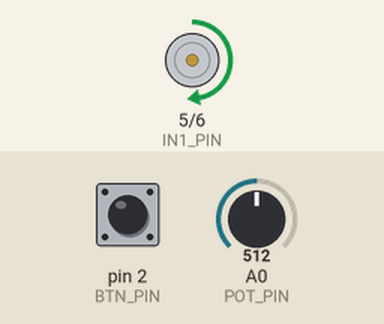
Bench run of a sketch on a simulated Arduino Uno, built with avr-gcc and run on an emulated ATmega328P. Shown: motor-driver pin pairs drawn as motors (green arrow = first pin HIGH = forward, orange = second pin HIGH = backward, longer = more drive, scaled by the enable pin). The test bench sets the inputs (shaded band); at power-on: pin 2 (BTN_PIN) HIGH, A0 (POT_PIN) = 512. What the sketch prints to the serial monitor is not drawn.

Above: at 1.2 s.
1.3 s: pin 2 (BTN_PIN) pulled LOW for 0.15 s
At 2.9 s:
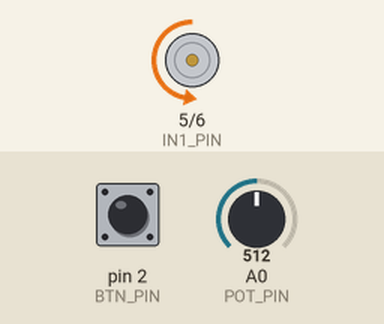
3.9 s: A0 (POT_PIN) set to 15
At 5.6 s:
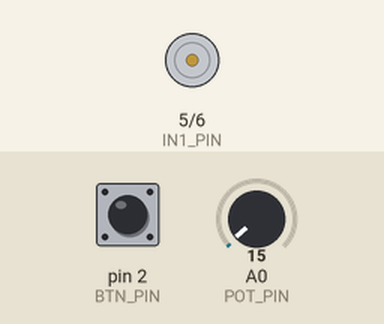
6.2 s: A0 (POT_PIN) set to 1023
At 8.9 s:
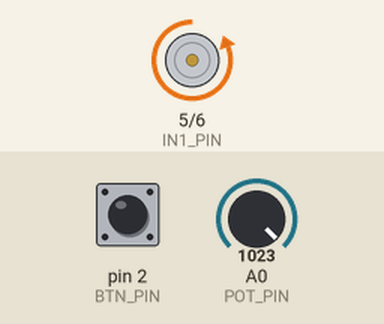
9.2 s: pin 2 (BTN_PIN) pulled LOW for 1 s
12.6 s: A0 (POT_PIN) set to 716
At 13.6 s:
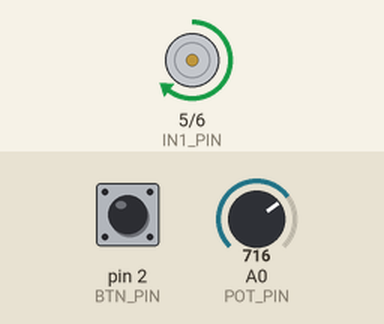
Timing chart, 0 to 15.6 s (numbered marks = the images above; inputs shaded):
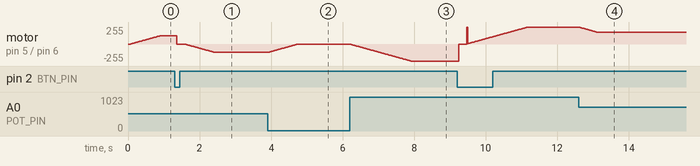

Measured:
- after the input at 1.3 s, motor on pin 5 (IN1_PIN) / pin 6 (IN2_PIN): moves from forward 127/255 to backward 127/255 over 1.1 s, starting after 0.06 s
- after the input at 3.9 s, motor on pin 5 (IN1_PIN) / pin 6 (IN2_PIN): moves from backward 127/255 to stopped over 0.85 s, starting at once
- after the input at 6.2 s, motor on pin 5 (IN1_PIN) / pin 6 (IN2_PIN): moves from stopped to backward 255/255 over 1.7 s, starting at once
- after the input at 12.6 s, motor on pin 5 (IN1_PIN) / pin 6 (IN2_PIN): moves from forward 255/255 to forward 178/255 over 0.51 s, starting at once

The sketch:

guide.ino
```cpp
/*
 * ============================================================
 * Experiment 08 — DC Motor Speed and Direction Control
 * FILE: guide.ino  (Step-by-step commented guide — NO real logic)
 * ============================================================
 */


// ─────────────────────────────────────────────────────────────
// STEP 1: Define L298N Driver Pins
// ─────────────────────────────────────────────────────────────
// The L298N has 3 control pins for ONE motor channel:
//   IN1 — direction bit 1 (digital)
//   IN2 — direction bit 2 (digital)
//   ENA — enable / speed via PWM (must be a ~ PWM pin!)
//
// YOUR TASK:
//   const int IN1_PIN = 5;   // Direction
//   const int IN2_PIN = 6;   // Direction
//   const int ENA_PIN = 9;   // PWM speed (pin 9 is PWM-capable)
//
// Also define:
//   const int POT_PIN = A0;   // Potentiometer wiper for speed
//   const int BTN_PIN = 2;    // Direction toggle button


// ─────────────────────────────────────────────────────────────
// STEP 2: Declare Direction and State Variables
// ─────────────────────────────────────────────────────────────
// You need variables to TRACK current state between loops:
//
//   bool motorForward = true;   // true = CW, false = CCW
//   bool lastBtnState = HIGH;   // Tracks previous button state
//                               // HIGH because INPUT_PULLUP
//
// Why track lastBtnState?
// → To detect the EDGE (HIGH→LOW transition = button press)
// → This prevents one press from registering as many presses


// ─────────────────────────────────────────────────────────────
// STEP 3: setup() Function
// ─────────────────────────────────────────────────────────────
// void setup() {
//
//   Task A: Set motor driver pins as OUTPUT
//   → pinMode(IN1_PIN, OUTPUT);
//   → pinMode(IN2_PIN, OUTPUT);
//   → pinMode(ENA_PIN, OUTPUT);
//
//   Task B: Set button as INPUT_PULLUP
//   → pinMode(BTN_PIN, INPUT_PULLUP);
//   → INPUT_PULLUP enables Arduino's internal pull-up resistor
//   → Pin reads HIGH normally, LOW when button pressed
//   → No external resistor needed!
//
//   Task C: Motor starts STOPPED
//   → analogWrite(ENA_PIN, 0);
//
//   Task D: Serial begin and print header
//   → "DC Motor Control Ready"
//   → "Potentiometer: A0 | Button: Pin 2"
//   → "Turn POT for speed, press button for direction"
//
// }


// ─────────────────────────────────────────────────────────────
// STEP 4: Create setDirection() Function
// ─────────────────────────────────────────────────────────────
// This function sets IN1 and IN2 based on direction flag.
//
// void setDirection(bool forward) {
//   if (forward) {
//     → digitalWrite(IN1_PIN, HIGH);
//     → digitalWrite(IN2_PIN, LOW);
//     // L298N truth table: IN1=H, IN2=L → Motor rotates CW
//   } else {
//     → digitalWrite(IN1_PIN, LOW);
//     → digitalWrite(IN2_PIN, HIGH);
//     // IN1=L, IN2=H → Motor rotates CCW
//   }
// }


// ─────────────────────────────────────────────────────────────
// STEP 5: Create setSpeed() Function
// ─────────────────────────────────────────────────────────────
// Speed is controlled by PWM on the ENA pin.
// analogWrite() takes values 0–255.
// 0 = stopped, 255 = full speed.
//
// void setSpeed(int pwmValue) {
//   → analogWrite(ENA_PIN, pwmValue);
//   → int percent = map(pwmValue, 0, 255, 0, 100);
//   → Serial.print("Speed: "); Serial.print(percent); Serial.println("%");
// }
//
// THINK ABOUT: What does map() do here?
// map(value, fromLow, fromHigh, toLow, toHigh)
// Converts 0–255 to 0–100 for human-readable display.


// ─────────────────────────────────────────────────────────────
// STEP 6: Button Debounce Logic
// ─────────────────────────────────────────────────────────────
// A button press must be detected ONCE, not 10–20 times from bounce.
//
// void checkButton() {
//   bool currentState = digitalRead(BTN_PIN);
//
//   // Detect FALLING EDGE (HIGH → LOW means button just pressed)
//   if (lastBtnState == HIGH && currentState == LOW) {
//     → delay(50);  ← debounce: wait 50ms for contacts to settle
//     → re-read the button: if still LOW, it's a real press
//     →   motorForward = !motorForward;  ← FLIP direction
//     →   setDirection(motorForward);
//     →   Print: "Direction: FORWARD" or "REVERSE"
//   }
//
//   lastBtnState = currentState; ← update for next iteration
// }


// ─────────────────────────────────────────────────────────────
// STEP 7: loop() Function
// ─────────────────────────────────────────────────────────────
// void loop() {
//
//   Task A: Read potentiometer
//   → int potVal = analogRead(POT_PIN);  ← 0 to 1023
//   → int pwm = map(potVal, 0, 1023, 0, 255);  ← scale to PWM
//
//   Task B: Apply speed
//   → setSpeed(pwm);
//
//   Task C: Apply current direction
//   → setDirection(motorForward);
//
//   Task D: Check button for direction change
//   → checkButton();
//
//   Task E: Print status
//   → Serial.print("Dir: "); Serial.print(motorForward ? "FWD" : "REV");
//   → Serial.print(" | PWM: "); Serial.println(pwm);
//
//   Task F: Small delay
//   → delay(50);
//
// }


// ─────────────────────────────────────────────────────────────
// CHALLENGE: Soft Start (Speed Ramping)
// ─────────────────────────────────────────────────────────────
// Sudden full-speed start stresses the motor and causes spikes.
// Ramp from 0 to target speed gradually.
//
// void rampTo(int targetPWM) {
//   static int currentPWM = 0;
//   if (currentPWM < targetPWM) currentPWM++;
//   else if (currentPWM > targetPWM) currentPWM--;
//   analogWrite(ENA_PIN, currentPWM);
// }
//
// Call rampTo(pwm) in loop() instead of setSpeed(pwm)
// The motor will smoothly accelerate and decelerate!
```

program.ino
```cpp
/*
 * ============================================================
 * Experiment 08 — DC Motor Speed and Direction Control
 * FILE: program.ino  (Complete working implementation)
 * ============================================================
 * Circuit:
 *   L298N IN1 → Pin 5 | IN2 → Pin 6 | ENA → Pin 9 (PWM)
 *   Potentiometer wiper → A0
 *   Direction button    → Pin 2 (INPUT_PULLUP)
 *   Motor to OUT1/OUT2 of L298N
 *   External 9–12V → L298N 12V & GND (link GND to Arduino GND!)
 * ============================================================
 */

// ── Pin Constants ─────────────────────────────────────────
const int IN1_PIN = 5;
const int IN2_PIN = 6;
const int ENA_PIN = 9;   // Must be PWM-capable!
const int POT_PIN = A0;
const int BTN_PIN = 2;

// ── State Variables ───────────────────────────────────────
bool motorForward  = true;
bool lastBtnState  = HIGH;
int  currentPWM    = 0;    // For soft-start ramping

// ── Apply motor direction ─────────────────────────────────
void setDirection(bool forward) {
  if (forward) {
    digitalWrite(IN1_PIN, HIGH);
    digitalWrite(IN2_PIN, LOW);
  } else {
    digitalWrite(IN1_PIN, LOW);
    digitalWrite(IN2_PIN, HIGH);
  }
}

// ── Soft ramp to target PWM ───────────────────────────────
void rampTo(int target) {
  if (currentPWM < target) currentPWM = min(currentPWM + 3, target);
  else if (currentPWM > target) currentPWM = max(currentPWM - 3, target);
  analogWrite(ENA_PIN, currentPWM);
}

// ── Brake motor (short both terminals) ───────────────────
void brakeMotor() {
  digitalWrite(IN1_PIN, HIGH);
  digitalWrite(IN2_PIN, HIGH);
  analogWrite(ENA_PIN, 0);
  currentPWM = 0;
}

// ── Button debounce + direction toggle ────────────────────
void checkButton() {
  bool btnNow = digitalRead(BTN_PIN);
  if (lastBtnState == HIGH && btnNow == LOW) {
    delay(50); // debounce wait
    if (digitalRead(BTN_PIN) == LOW) {
      // Brief brake to protect motor during direction switch
      brakeMotor();
      delay(200);

      motorForward = !motorForward;
      setDirection(motorForward);
      Serial.print(F("Direction changed → "));
      Serial.println(motorForward ? F("FORWARD (CW)") : F("REVERSE (CCW)"));
    }
  }
  lastBtnState = btnNow;
}

// ── setup ─────────────────────────────────────────────────
void setup() {
  Serial.begin(9600);
  pinMode(IN1_PIN, OUTPUT);
  pinMode(IN2_PIN, OUTPUT);
  pinMode(ENA_PIN, OUTPUT);
  pinMode(BTN_PIN, INPUT_PULLUP);

  brakeMotor();
  setDirection(true);

  Serial.println(F("=== DC Motor Speed & Direction Control ==="));
  Serial.println(F("Pot (A0) → Speed | Button (Pin 2) → Toggle Direction"));
  Serial.println(F("PWM soft-start ramping enabled."));
  Serial.println();
}

// ── loop ──────────────────────────────────────────────────
void loop() {
  // ── Read potentiometer ────────────────────────────────────
  int potVal  = analogRead(POT_PIN);           // 0–1023
  int target  = map(potVal, 0, 1023, 0, 255);  // Scale to PWM

  // ── Dead-band: ignore very low speeds (< 10%) ─────────────
  if (target < 25) target = 0; // Below 10% → stop motor cleanly

  // ── Soft-ramp to target speed ─────────────────────────────
  rampTo(target);

  // ── Apply direction ───────────────────────────────────────
  if (target > 0) setDirection(motorForward);

  // ── Check direction button ────────────────────────────────
  checkButton();

  // ── Print status ──────────────────────────────────────────
  static unsigned long lastPrint = 0;
  if (millis() - lastPrint > 300) {
    lastPrint = millis();
    int percent = (currentPWM * 100) / 255;
    Serial.print(F("Dir: "));
    Serial.print(motorForward ? F("FWD") : F("REV"));
    Serial.print(F(" | PWM: "));
    Serial.print(currentPWM);
    Serial.print(F("/255 ("));
    Serial.print(percent);
    Serial.print(F("%) | Pot: "));
    Serial.println(potVal);
  }

  delay(20);
}
```
